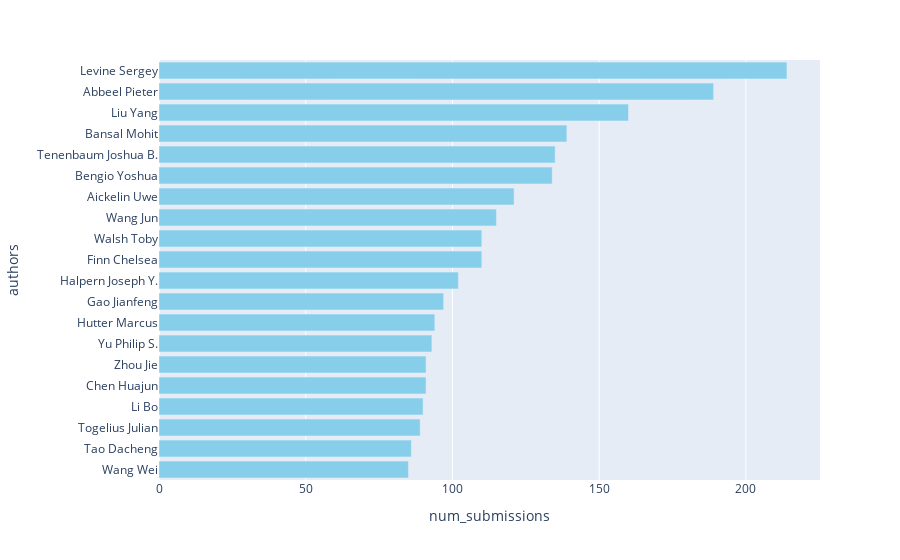

The notebook cell saved with this chart:
### Code cell
ai_authors = ai_authors.sort_values('num_submissions', ascending=True)
px.bar(y="authors",x="num_submissions",data_frame=ai_authors,orientation="h",color_discrete_sequence=['#87CEEB'])

### Figure 1 — Plotly figure (JSON) as saved in the notebook; plotly's stock layout.template omitted (floating-point values rounded to 4 significant figures)
{"data": [{"alignmentgroup": "True", "hovertemplate": "num_submissions=%{x}<br>authors=%{y}<extra></extra>", "legendgroup": "", "marker": {"color": "#87CEEB", "pattern": {"shape": ""}}, "name": "", "offsetgroup": "", "orientation": "h", "showlegend": false, "textposition": "auto", "type": "bar", "x": [85, 86, 89, 90, 91, 91, 93, 94, 97, 102, 110, 110, 115, 121, 134, 135, 139, 160, 189, 214], "xaxis": "x", "y": ["Wang Wei", "Tao Dacheng", "Togelius Julian", "Li Bo", "Chen Huajun", "Zhou Jie", "Yu Philip S.", "Hutter Marcus", "Gao Jianfeng", "Halpern Joseph Y.", "Finn Chelsea", "Walsh Toby", "Wang Jun", "Aickelin Uwe", "Bengio Yoshua", "Tenenbaum Joshua B.", "Bansal Mohit", "Liu Yang", "Abbeel Pieter", "Levine Sergey"], "yaxis": "y"}], "layout": {"barmode": "relative", "legend": {"tracegroupgap": 0}, "margin": {"t": 60}, "xaxis": {"anchor": "y", "domain": [0, 1], "title": {"text": "num_submissions"}}, "yaxis": {"anchor": "x", "domain": [0, 1], "title": {"text": "authors"}}}}
